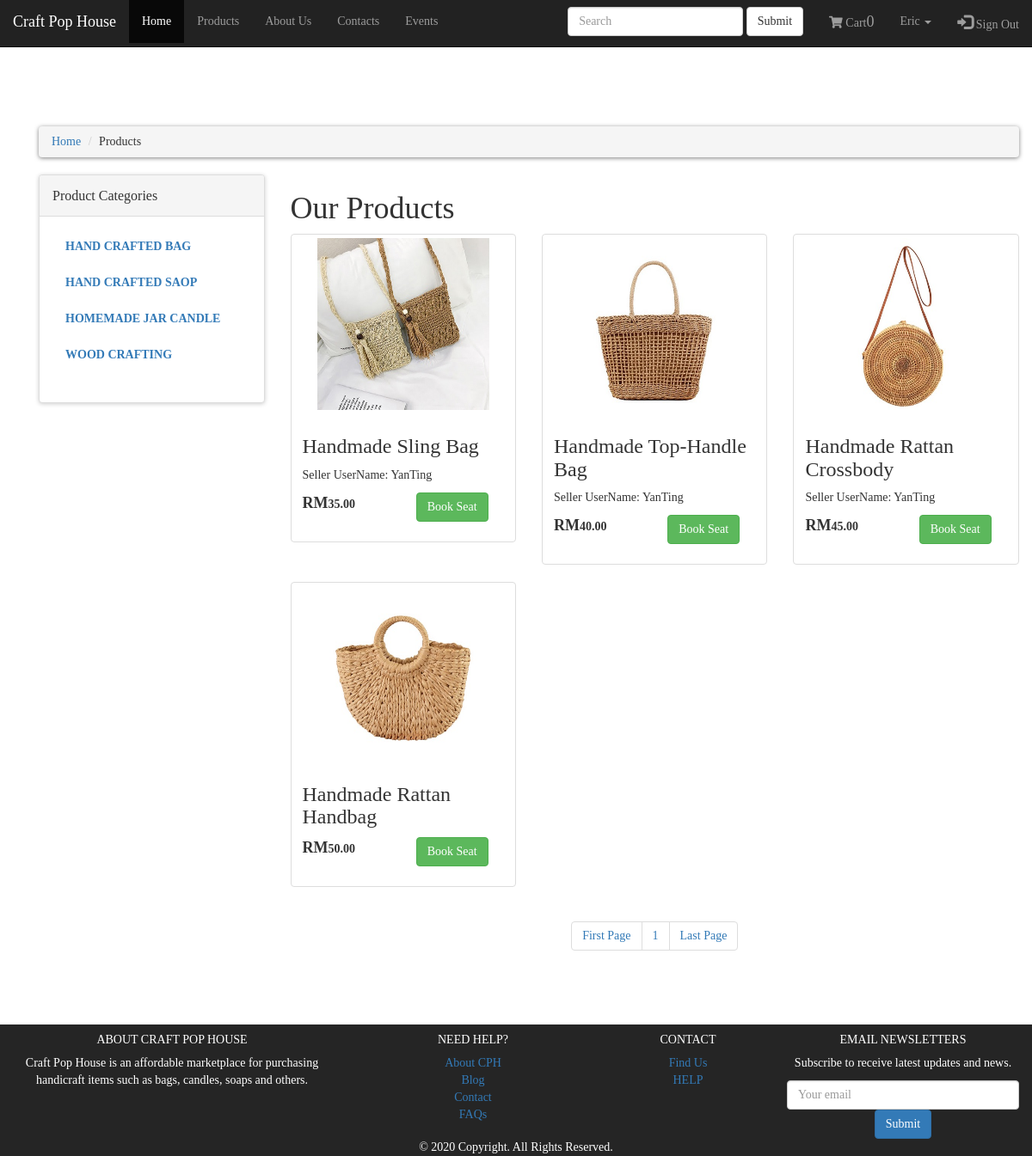
The page /products.php (signed in) on the database its author committed.
### tables this page shows
CREATE TABLE `products_categories` (
  `product_category_id` int(10) NOT NULL,
  `product_category_title` text NOT NULL,
  `product_category_desc` text NOT NULL
);

CREATE TABLE `products` (
  `product_id` int(11) NOT NULL,
  `seller_id` int(11) NOT NULL,
  `product_category_id` int(11) NOT NULL,
  `product_title` text NOT NULL,
  `product_img` text NOT NULL,
  `product_price` text NOT NULL,
  `product_description` text NOT NULL
);

CREATE TABLE `users` (
  `id` int(11) NOT NULL,
  `username` varchar(100) NOT NULL,
  `email` varchar(100) NOT NULL,
  `user_type` varchar(100) NOT NULL,
  `password` varchar(100) NOT NULL
);

### classes/products.class.php (called while the page is built, shortened)
<?php
	class product {
		public $dbConn;
		public function __construct($conn) {
            $this->dbConn = $conn;
        }
		public function getAllProducts() {
			if(!isset($_GET['category'])){
							$per_page=6;
							if(isset($_GET['page']))
							{
								$page = $_GET['page'];
							}
								else{
								$page=1;
								$start_form =($page-1) * $per_page;
			$sql  = "SELECT * FROM products order by 1 DESC LIMIT $start_form,$per_page";
			$stmt = $this->dbConn->prepare($sql);
			$stmt->execute();
			$products = $stmt->fetchAll(PDO::FETCH_ASSOC);
			return $products;
								}
			}
		}
	}
 ?>

### products.php (the view, shortened to what this page needs)
<?php
	include("function.php");
?>
<!DOCTYPE html>
<html lang="en">
<head>
	<link rel="stylesheet" type="text/css" href="styles/category.css">
	<link href="styles/cart.css" rel="stylesheet" type="text/css">
	<link rel="stylesheet" href="https://maxcdn.bootstrapcdn.com/bootstrap/3.4.1/css/bootstrap.min.css">
    <link rel="stylesheet" href="https://cdnjs.cloudflare.com/ajax/libs/font-awesome/5.8.2/css/all.css" />
</head>
<body>
	<br>
	<br><br><br><br>
	<?php
		include "includes/nav_header.php";
	?>
	<div class="container">
		<?php
            $db   = new DbConnect();
            $conn = $db->connect();
		?>
		<div id="content">
			<div class='container'>
				<div class="row">
					<div class="col-md-10 col-md-offset-1">
					</div>
				<div class="col-md-12">
					<ul class="breadcrumb">
						<li><a href="code.php">Home</a></li>
						<li>Products</li>
					</ul>
				</div>
				<div class="col-md-3">
					<?php
					include("includes/sidebar.php");
					?>
				</div>
				<div class="col-md-9">
					<?php
						if(!isset($_GET['category'])){
						echo "
						<div class='box'>
							<h1>Our Products</h1>
						</div>
						";
						}
					?>
						<div class="row">
						<?php
							require 'classes/products.class.php';
							$objProduct = new product($conn);
							$products = $objProduct->getAllProducts();
							foreach ($products as $key => $product){
								if(!isset($_GET['category'])){
									$test = $product['seller_id'];
									$db = mysqli_connect('localhost', 'root', '', 'cph');
									$query = "SELECT * FROM users where id='$test'";
									$results = mysqli_query($db, $query);
							?>
							<div class="col-sm-6 col-md-4">
								<div class="thumbnail">
								  <img src="images/<?= $product['product_img']; ?>" alt="" style="width: 200px; height: 200px;">
								  <div class="caption">
									<h3><?= $product['product_title']; ?></h3>
									<?php
										while ($rows=mysqli_fetch_array($results)){
											$a = $rows['username'];
											echo "<p>Seller UserName: $a</p>";
										} ?>
									<p>
										<div class="row">
											<div class="col-sm-6 col-md-6">
												<strong> <span style="font-size: 18px;">RM</span><?= number_format( $product['product_price'], 2 ); ?></strong>
											</div>
											<div class="col-sm-6 col-md-6">
												<?php
													$disButton = "";
												 ?>
												<button id="cartBtn_<?=$product['product_id'];?>" <?php echo $disButton; ?> class="btn btn-success" onclick="addToCart(<?=$product['product_id'];?>, this.id); check_login(); " role="button">Book Seat</button>
											</div>
										</div>
									</p>
								  </div>
								</div>
							  </div>
							<?php }} ?>
						</div>
						<center>
							<ul class="pagination">
							<?php
							$per_page=6;
								$conn = mysqli_connect('localhost','root','','cph');
								$query = "SELECT * FROM products";
								$result = mysqli_query($conn,$query);
								$total = mysqli_num_rows($result);
								$num_pages = ceil($total / $per_page);
								echo "
								<li>
									<a href='products.php?page=1'>".'First Page'."</a>
								</li>
								";
								for ($page=1; $page<=$num_pages; $page++){
									echo "
								<li>
									<a href='products.php?page=" . $page . "'>" . $page . "</a>
								</li>
								";
								};
								echo "
								<li>
									<a href='products.php?page=$num_pages'>".'Last Page'."</a>
								</li>
								";
								?>
								</ul>
						</center>
				</div>
				</div>
			</div>
		</div>
	</div>
	<?php
		include "includes/footer.php";
	?>
</body>
</html>

### function.php (shortened to what this page needs)
<?php
	$connection=mysqli_connect('localhost','root','','cph');
	function getCategory()
	{
		global $connection;
		$get_category = "select * from products_categories";
		$run_category =mysqli_query($connection,$get_category);
		while($row_category=mysqli_fetch_array($run_category))
		{
			$category_id = $row_category['product_category_id'];
			$category_title = $row_category['product_category_title'];
			echo "
				<li>
					<a href='products.php?category=$category_id'>$category_title</a>
				</li>
			";
		}
	}
?>

### styles/category.css (style rules this page uses)
* { font-family: Quicksand; }
body { background: #fff; }
.breadcrumb { margin-top: 4%; }
.breadcrumb { padding:8px 15px; margin-bottom:20px; background:#ffffff; box-shadow:0px 1px 5px rgba(0,0,0, .5); border-radius:5px; }
.breadcrumb>li +li:before { content:">/00a0"; color:#cccccc; }
#content .panel.sidebar-menu ul.nav.category-menu li a { text-transform:uppercase; font-weight:600; }

### styles/cart.css (style rules this page uses)
* { font-family: Quicksand; }
img { max-width: 100%; height: auto; background: lightblue; background: radial-gradient(white 30%, lightblue 70%); }
html, body { height: 100%; }
body { display: flex; flex-direction: column; }

### rows shown on the page
products_categories: product_category_title "HAND CRAFTED BAG"
products_categories: product_category_title "HAND CRAFTED SAOP"
products_categories: product_category_title "HOMEMADE JAR CANDLE"
products_categories: product_category_title "WOOD CRAFTING"
products: product_img (picture), product_title "Handmade Sling Bag", product_price "35.00"
users: username "YanTing"
products: product_img (picture), product_title "Handmade Top-Handle Bag", product_price "40.00"
products: product_img (picture), product_title "Handmade Rattan Crossbody", product_price "45.00"
products: product_img (picture), product_title "Handmade Rattan Handbag", product_price "50.00"

### other values the page prints
$_SESSION["user"]["username"] "Eric"
$count "0"
